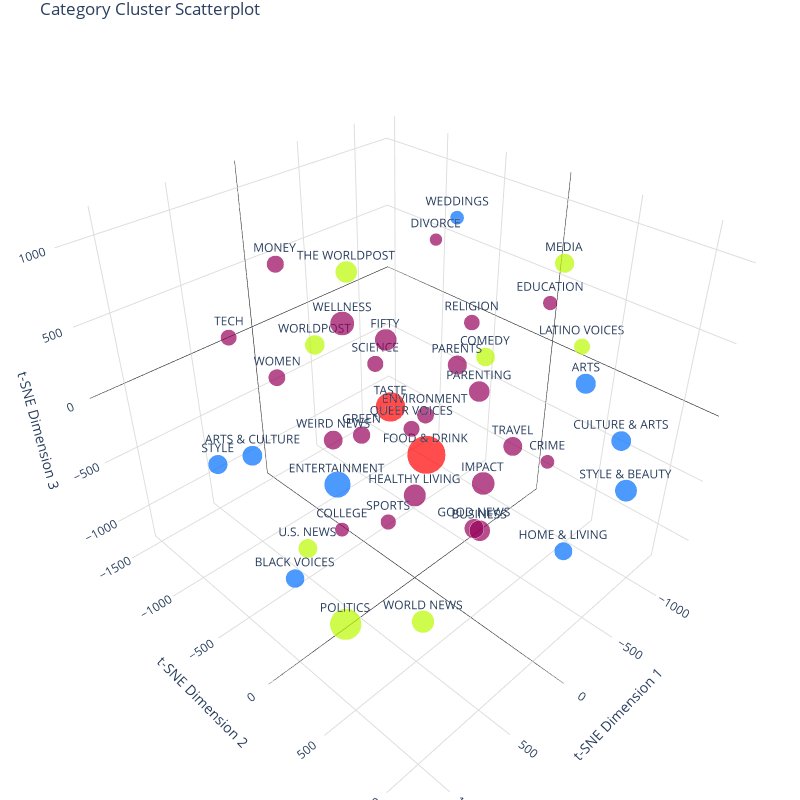

Notebook source saved alongside this figure:
### Markdown cell above
## **4** - Visualize Category Clusters

1. Use a t-SNE dimensionality reduction algorithm to reduce the 15k features to 3 dimensions
2. Plot to 3D scatter plot
   1. Plot point **size** is based on category **dominance** in the cluster.
   2. Plot point **color** is based on the **cluster**. Same color categories are grouped together in a single cluster.


**Click and drag** on the visualization. Scatter plot is interactive.

### Code cell
import sklearn
from sklearn.manifold import TSNE
import plotly.graph_objects as go

# Depending on version of sklearn in the environment, use the max_iter (new property) or n_iter (deprecated)
# Necessary for Kaggle support
tsne_iter_prop = dict(max_iter=15000)
major, minor, patch = list(map(int, sklearn.__version__.split('.')))
if major < 1 or minor < 5:
    tsne_iter_prop = dict(n_iter=15000)

'''
t-SNE Dimensionality Reduction

Algorithm takes highly dimensional feature matrix and reduces it to 3d array that can be used to visualize the clusters
'''
tsne = TSNE(n_components=3, init='random', random_state=5, perplexity=20, learning_rate=100, early_exaggeration=32, **tsne_iter_prop)
reduced_data = tsne.fit_transform(tfidf_category_matrix)

# Calculate marker_sizes using the category_dominance_scores as the weight
marker_sizes = np.array(category_dominance_scores) * 30
axis_base = dict(showbackground=False, showgrid=True, gridcolor='#ddd', zerolinecolor='black')

fig = go.Figure(
    data=[go.Scatter3d(
        x=reduced_data[:, 0], y=reduced_data[:, 1], z=reduced_data[:, 2],
        text=category_names, mode='markers', textposition='top center',
        marker=dict(size=marker_sizes, color=kmeans_results.labels_, colorscale='Rainbow', symbol='circle'),
    )],
    layout=go.Layout(
        width=800, height=800, margin=dict(l=0, r=0, b=0, t=30, pad=0),
        scene=dict(
            xaxis=dict(axis_base, title='t-SNE Dimension 1'),
            yaxis=dict(axis_base, title='t-SNE Dimension 2'),
            zaxis=dict(axis_base, title='t-SNE Dimension 3'),
        ),
        title='Category Cluster Scatterplot'
    ),
)

fig.update_traces(mode='markers+text') # show labels on points

fig.show()

### Figure 1 — Plotly figure (JSON) as saved in the notebook; plotly's stock layout.template omitted (floating-point values rounded to 4 significant figures)
{"data": [{"marker": {"color": [1, 1, 1, 0, 0, 2, 0, 1, 0, 0, 1, 0, 0, 3, 0, 0, 0, 1, 0, 2, 2, 0, 0, 0, 2, 0, 0, 0, 0, 1, 1, 3, 0, 2, 0, 2, 1, 0, 0, 0, 2, 2], "colorscale": [[0.0, "rgb(150,0,90)"], [0.125, "rgb(0,0,200)"], [0.25, "rgb(0,25,255)"], [0.375, "rgb(0,152,255)"], [0.5, "rgb(44,255,150)"], [0.625, "rgb(151,255,0)"], [0.75, "rgb(255,234,0)"], [0.875, "rgb(255,111,0)"], [1.0, "rgb(255,0,0)"]], "size": [14.19, 13.97, 13.08, 14.5, 9.837, 13.16, 9.769, 13.92, 8.781, 10.14, 18.35, 11.87, 15.25, 26.62, 13.63, 12.25, 15.47, 12.65, 15.94, 11.27, 13.52, 12.09, 14.54, 13.44, 21.91, 11.32, 11.01, 11.4, 10.79, 13.47, 15.37, 20.59, 11.24, 15.17, 13.3, 13.24, 9.69, 13.25, 16.72, 11.87, 15.67, 13.78], "symbol": "circle"}, "mode": "markers+text", "text": ["ARTS", "ARTS & CULTURE", "BLACK VOICES", "BUSINESS", "COLLEGE", "COMEDY", "CRIME", "CULTURE & ARTS", "DIVORCE", "EDUCATION", "ENTERTAINMENT", "ENVIRONMENT", "FIFTY", "FOOD & DRINK", "GOOD NEWS", "GREEN", "HEALTHY LIVING", "HOME & LIVING", "IMPACT", "LATINO VOICES", "MEDIA", "MONEY", "PARENTING", "PARENTS", "POLITICS", "QUEER VOICES", "RELIGION", "SCIENCE", "SPORTS", "STYLE", "STYLE & BEAUTY", "TASTE", "TECH", "THE WORLDPOST", "TRAVEL", "U.S. NEWS", "WEDDINGS", "WEIRD NEWS", "WELLNESS", "WOMEN", "WORLD NEWS", "WORLDPOST"], "textposition": "top center", "x": [-572.5, 623.3, 1165.0, 512.3, 158.0, -1074.0, -981.9, -339.7, -156.0, -93.67, 845.7, -379.5, 375.3, -669.6, -322.5, -61.69, 76.11, -307.7, 86.83, -1232.0, -918.9, -178.9, 91.0, -133.6, 646.4, 759.4, -658.8, -64.01, 543.4, 1123.0, -690.3, -659.1, 658.6, -263.0, -439.2, 755.2, -936.1, 455.9, 245.4, 947.6, 533.0, -95.57], "y": [748.2, -823.3, 252.7, 929.0, -543.0, -380.6, 284.3, 1149.0, -26.64, 786.6, 250.1, -287.9, 130.0, -546.9, 219.1, -560.2, 61.05, 915.8, 593.4, 278.5, 285.7, -1496.0, 530.5, 178.8, 22.98, 692.0, -170.9, -418.8, 309.9, -412.5, 1044.0, -902.2, -871.7, -881.4, 385.0, -157.5, -567.9, -231.5, -353.7, -44.52, 576.4, -1030.0], "z": [349.2, -363.6, -283.4, 65.34, -1102.0, -188.0, -688.7, 286.2, 1100.0, 1053.0, 160.0, -286.3, 769.9, -910.1, -911.7, -424.3, -485.2, -634.5, -74.31, 108.9, 807.0, 441.3, 507.6, 413.5, -1214.0, 695.6, 334.9, 187.0, -249.2, 74.86, -319.1, -659.5, 484.0, 571.4, -212.5, -618.9, 822.8, -16.86, 619.3, 722.5, -848.0, 49.03], "type": "scatter3d"}], "layout": {"height": 800, "margin": {"b": 0, "l": 0, "pad": 0, "r": 0, "t": 30}, "scene": {"xaxis": {"gridcolor": "#ddd", "showbackground": false, "showgrid": true, "title": {"text": "t-SNE Dimension 1"}, "zerolinecolor": "black"}, "yaxis": {"gridcolor": "#ddd", "showbackground": false, "showgrid": true, "title": {"text": "t-SNE Dimension 2"}, "zerolinecolor": "black"}, "zaxis": {"gridcolor": "#ddd", "showbackground": false, "showgrid": true, "title": {"text": "t-SNE Dimension 3"}, "zerolinecolor": "black"}}, "title": {"text": "Category Cluster Scatterplot"}, "width": 800}}
